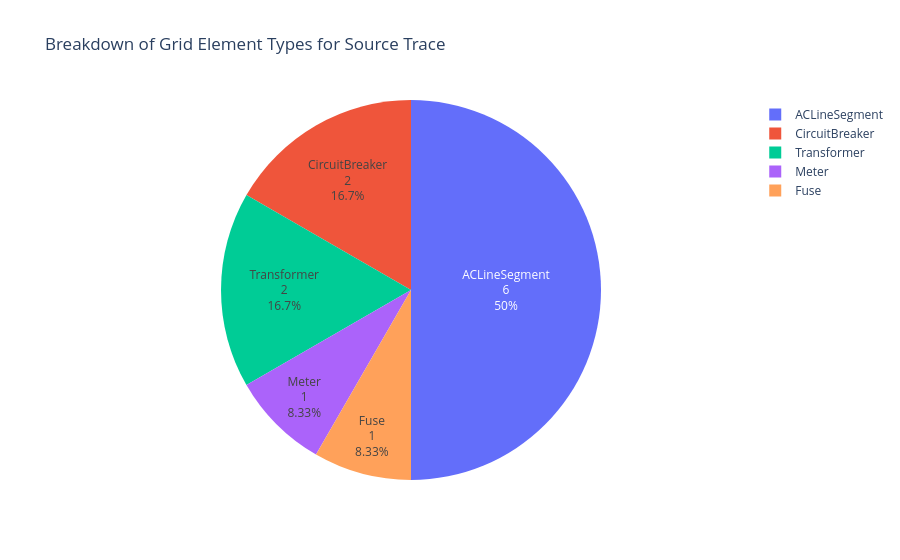

Here is the notebook cell this chart was saved with:
### Code cell
# Create a pie plot for the breakdown of grid element types.
df_types = plot_pie(df, 'type', 
                     'Breakdown of Grid Element Types for ' + trace_option.title() + ' Trace')

### Figure 1 — Plotly figure (JSON) as saved in the notebook; plotly's stock layout.template omitted (floating-point values rounded to 4 significant figures)
{"data": [{"domain": {"x": [0, 1], "y": [0, 1]}, "hovertemplate": "type=%{label}<br>count=%{value}<extra></extra>", "labels": ["ACLineSegment", "CircuitBreaker", "Transformer", "Meter", "Fuse"], "legendgroup": "", "name": "", "showlegend": true, "textinfo": "percent+label+value", "textposition": "inside", "type": "pie", "values": [6, 2, 2, 1, 1]}], "layout": {"legend": {"tracegroupgap": 0}, "title": {"text": "Breakdown of Grid Element Types for Source Trace"}}}
